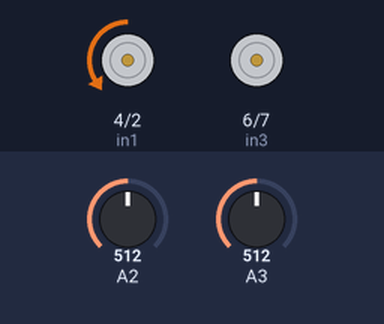
Recording of a sketch running on a simulated Arduino Uno, built with avr-gcc and run on an emulated ATmega328P. Parts: motor-driver pin pairs drawn as motors (green arrow = first pin HIGH = forward, orange = second pin HIGH = backward, longer = more drive, scaled by the enable pin). Inputs (shaded band) come from the test bench; at power-on: A2 = 512, A3 = 512. No radio packets arrive unless stated; what the sketch prints to the serial monitor is not drawn.

Above: at 1.2 s.
1.3 s: A2 set to 592
2.8 s: A2 set to 607
At 3.2 s:
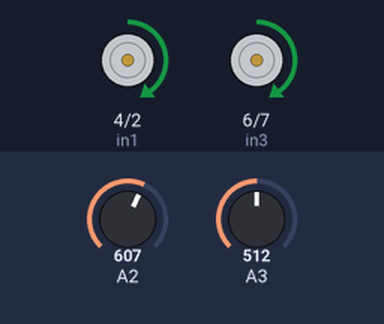
At 4.8 s:
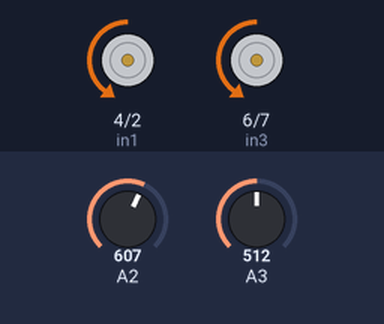
5.8 s: A3 set to 496
At 6.3 s:
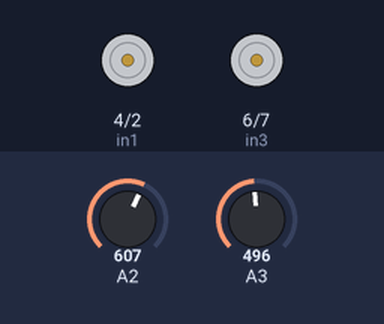
7.7 s: A3 set to 511
Timing chart, 0 to 11.7 s (numbered marks = the images above; inputs shaded):
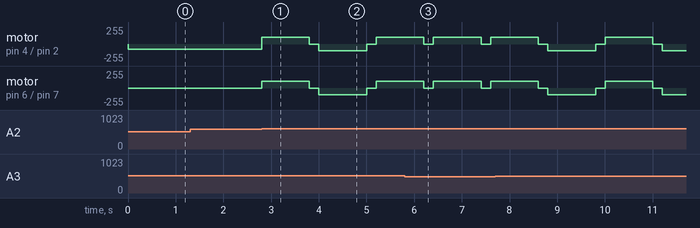

Measured:
- the behaviour switches between 600 and 601 on A2 (found by bisection; images 0 and 1)
- after the input at 1.3 s, every drawn part: stays the same

The sketch:

joystickControl.ino
```cpp
// Credit to Dejan Nedelkovski, www.HowToMechatronics.com

#include <SPI.h>
#include <nRF24L01.h>
#include <RF24.h>

#define LTF analogRead(A2)
#define LTB analogRead(A3)

const int in1=4;
const int in2=2;
const int in3=6;
const int in4=7;
const int ENA=5;
const int ENB=9;

RF24 radio(8, 3); // CE, CSN
const byte address[6] = "00001";
char receivedData[32] = "";
int  xAxis, yAxis;

int motorSpeedA = 0;
int motorSpeedB = 0;

void detectBoundary(){
if (analogRead(A2)>600){
  _mBack();
  delay(1000);
  digitalWrite(ENA,LOW);
  digitalWrite(ENB,LOW);
  delay(200);
if (analogRead(A3)>500){
  _mForward();
  delay(1000);
  digitalWrite(ENA,LOW);
  digitalWrite(ENB,LOW);
  delay(200);
  }
  }
}

void _mForward()
{
  analogWrite(ENA,100);
  analogWrite(ENB,100);
  digitalWrite(in1,LOW);
  digitalWrite(in2,HIGH);
  digitalWrite(in3,LOW);
  digitalWrite(in4,HIGH);
  //Serial.println("Forward");
}

void _mBack()
{
  analogWrite(ENA,100);
  analogWrite(ENB,100);
  digitalWrite(in1,HIGH);
  digitalWrite(in2,LOW);
  digitalWrite(in3,HIGH);
  digitalWrite(in4,LOW);
 //Serial.println("Back");
}
void setup() {
  pinMode(ENA, OUTPUT);
  pinMode(ENB, OUTPUT);
  pinMode(in1, OUTPUT);
  pinMode(in2, OUTPUT);
  pinMode(in3, OUTPUT);
  pinMode(in4, OUTPUT);
  Serial.begin(9600);
 //digitalWrite(ENA, LOW);
 //digitalWrite(ENB, LOW);
  radio.begin();
  radio.openReadingPipe(0, address); // Read from address given as 2nd argument
  radio.setPALevel(RF24_PA_MIN); // Set power level - affects range
  radio.startListening(); // Define as receiver
}

void loop() {
Serial.println(analogRead(A3));

detectBoundary();
  if (radio.available()) {   // If the NRF240L01 module received data
    radio.read(&receivedData, sizeof(receivedData)); // Read the data and put it into character array
    xAxis = atoi(&receivedData[0]); // Convert the data from the character array (received X value) into integer
    delay(10);
    radio.read(&receivedData, sizeof(receivedData));
    yAxis = atoi(&receivedData[0]);
    delay(10);
  }

  //Serial.println(xAxis);
  //Serial.println(yAxis);

  // Y-axis used for forward and backward control
  if (yAxis > 480) {
    // Set Motor A backward
    digitalWrite(in1, HIGH);
    digitalWrite(in2, LOW);
    // Set Motor B backward
    digitalWrite(in3, HIGH);
    digitalWrite(in4, LOW);
    // Convert the declining Y-axis readings for going backward from 470 to 0 into 0 to 255 value for the PWM signal for increasing the motor speed
    motorSpeedA = map(yAxis, 509, 875, 0, 255);
    motorSpeedB = map(yAxis, 509, 875, 0, 255);
  }
  else if (yAxis < 429) {
    // Set Motor A forward
    digitalWrite(in1, LOW);
    digitalWrite(in2, HIGH);
    // Set Motor B forward
    digitalWrite(in3, LOW);
    digitalWrite(in4, HIGH);
    // Convert the increasing Y-axis readings for going forward from 550 to 1023 into 0 to 255 value for the PWM signal for increasing the motor speed
    motorSpeedA = map(yAxis, 458, 100, 0, 255);
    motorSpeedB = map(yAxis, 458, 100, 0, 255);
  }
  // If joystick stays in middle the motors are not moving
  else {
    motorSpeedA = 0;
    motorSpeedB = 0;
  }
  // X-axis used for left and right control
  if (xAxis < 506) {
    // Convert the declining X-axis readings from 470 to 0 into increasing 0 to 255 value
    int xMapped = map(xAxis, 506, 160, 0, 180);
    // Move to left - decrease left motor speed, increase right motor speed
    motorSpeedA = motorSpeedA + xMapped;
    motorSpeedB = motorSpeedB - xMapped;
    // Confine the range from 0 to 255
    if (motorSpeedA < 0) {
      motorSpeedA = 0;
    }
    if (motorSpeedB > 180) {
      motorSpeedB = 180;
    }
  }
  if (xAxis > 606) {
    // Convert the increasing X-axis readings from 550 to 1023 into 0 to 255 value
    int xMapped = map(xAxis, 606, 985, 0, 180);
    // Move right - decrease right motor speed, increase left motor speed
    motorSpeedA -= xMapped;
    motorSpeedB += xMapped;
    // Confine the range from 0 to 255
    if (motorSpeedA > 180) {
      motorSpeedA = 180;
    }
    if (motorSpeedB < 0) {
      motorSpeedB = 0;
    }
  }
  // Prevent buzzing at low speeds (Adjust according to your motors. My motors couldn't start moving if PWM value was below value of 70)
  if (motorSpeedA < 80) {
    motorSpeedA = 0;
  }
  if (motorSpeedB < 80) {
    motorSpeedB = 0;
  }
  analogWrite(ENA, motorSpeedA); // Send PWM signal to motor A
  analogWrite(ENB, motorSpeedB); // Send PWM signal to motor B
}
```
